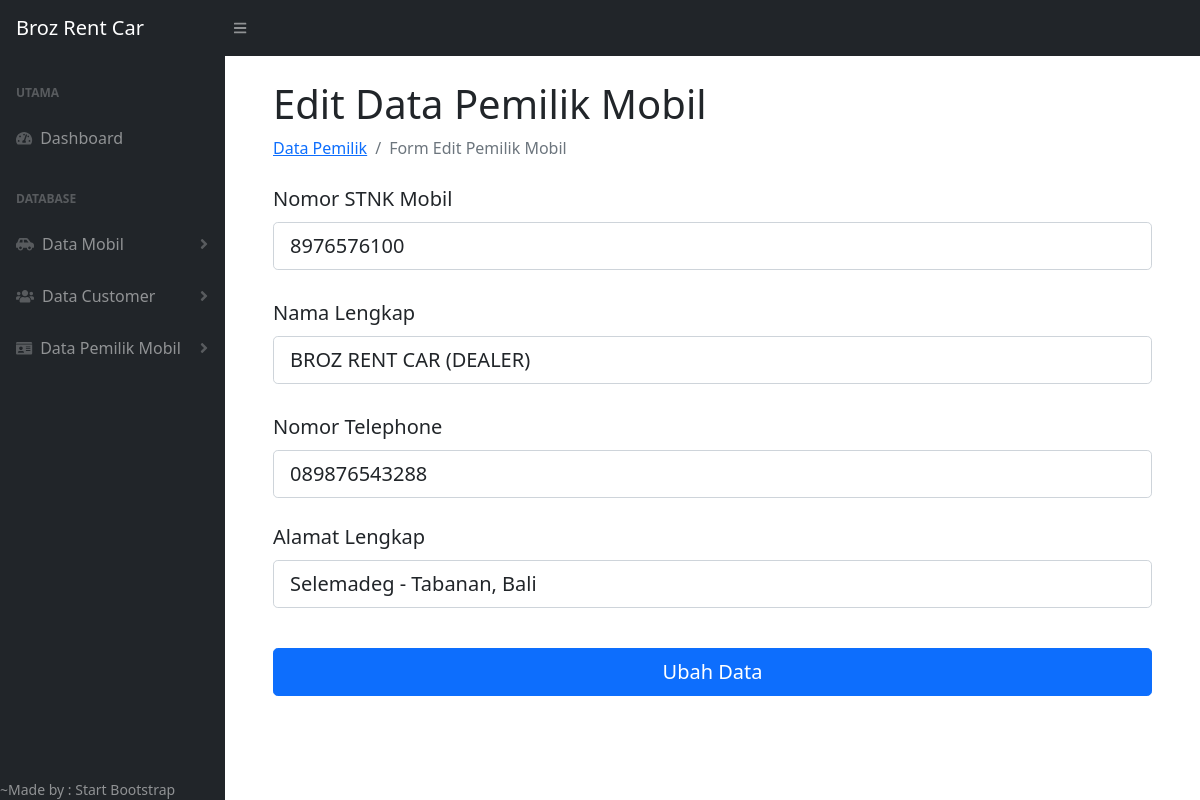
The app's page /admin/ubah_pemilik.php?id_pemilik=1 (signed in) with its own data.
### tables this page shows
CREATE TABLE `pemilikmobil` (
  `id_pemilik` int(11) NOT NULL,
  `no_stnk` varchar(10) NOT NULL,
  `nama_pemilik` varchar(100) NOT NULL,
  `no_telp` varchar(20) NOT NULL,
  `alamat` varchar(100) NOT NULL
);

### admin/functions.php (called while the page is built, shortened)
<?php
$conn = mysqli_connect("localhost", "root", "", "rentcar");
function query($query)
{
    global $conn;
    $result = mysqli_query($conn, $query);
    $rows = [];
    while ($row = mysqli_fetch_assoc($result)) {
        $rows[] = $row;
    }
    return $rows;
}

### admin/ubah_pemilik.php (the view, shortened to what this page needs)
<?php
require 'functions.php';
$id_pemilik = $_GET["id_pemilik"];
$pemilik = query("SELECT * FROM pemilikmobil WHERE id_pemilik = $id_pemilik")[0];
?>
<!DOCTYPE html>
<html lang="en">
  <head>
    <link href="https://cdn.jsdelivr.net/npm/simple-datatables@latest/dist/style.css" rel="stylesheet" />
    <link href="css/styles.css" rel="stylesheet" />
  </head>
  <body class="sb-nav-fixed">
    <nav class="sb-topnav navbar navbar-expand navbar-dark bg-dark">
      <a class="navbar-brand ps-3" href="index.php">Broz Rent Car</a>
      <button class="btn btn-link btn-sm order-1 order-lg-0 me-4 me-lg-0" id="sidebarToggle" href=""><i class="fas fa-bars"></i></button>
    </nav>
    <div id="layoutSidenav">
      <div id="layoutSidenav_nav">
        <nav class="sb-sidenav accordion sb-sidenav-dark" id="sidenavAccordion">
          <div class="sb-sidenav-menu">
            <div class="nav">
              <div class="sb-sidenav-menu-heading">Utama</div>
              <a class="nav-link" href="index.php">
                <div class="sb-nav-link-icon"><i class="fas fa-tachometer-alt"></i></div>
                Dashboard
              </a>
              <div class="sb-sidenav-menu-heading">Database</div>
              <a class="nav-link collapsed mb-1" href="" data-bs-toggle="collapse" data-bs-target="#collapseLayouts" aria-expanded="false" aria-controls="collapseLayouts">
                <div class="sb-nav-link-icon"><i class="fas fa-car-side"></i></div>
                Data Mobil
                <div class="sb-sidenav-collapse-arrow"><i class="fas fa-angle-down"></i></div>
              </a>
              <a class="nav-link collapsed mb-1" href="" data-bs-toggle="collapse" data-bs-target="#collapsePages" aria-expanded="false" aria-controls="collapsePages">
                <div class="sb-nav-link-icon"><i class="fas fa-users"></i></div>
                Data Customer
                <div class="sb-sidenav-collapse-arrow"><i class="fas fa-angle-down"></i></div>
              </a>
              <a class="nav-link collapsed mb-1" href="" data-bs-toggle="collapse" data-bs-target="#collapsePemilik" aria-expanded="false" aria-controls="collapsePemilik">
                <div class="sb-nav-link-icon"><i class="fas fa-id-card"></i></div>
                Data Pemilik Mobil
                <div class="sb-sidenav-collapse-arrow"><i class="fas fa-angle-down"></i></div>
              </a>
            </div>
          </div>
            <div>
              <div class="small">~Made by : Start Bootstrap</div>
            </div>
        </nav>
      </div>
      <div id="layoutSidenav_content">
        <main>
          <div class="container-fluid px-5">
            <h1 class="mt-4">Edit Data Pemilik Mobil</h1>
            <ol class="breadcrumb mb-4">
              <li class="breadcrumb-item"><a href="data_pemilik.php">Data Pemilik</a></li>
              <li class="breadcrumb-item active">Form Edit Pemilik Mobil</li>
            </ol>
            <form action="" method="post" class="row g-4" style="max-width: 2000px;">
              <div class=" mb-1 input-group-lg">
                <label for="no_stnk" class="form-label fs-5">Nomor STNK Mobil</label>
                <input type="text" name="no_stnk" class="form-control" id="no_stnk" placeholder="Masukan nomor stnk mobil" value="<?=$pemilik["no_stnk"];?>" required />
              </div>
              <div class=" mb-1 input-group-lg">
                <label for="nama_pemilik" class="form-label fs-5">Nama Lengkap</label>
                <input type="text" name="nama_pemilik" class="form-control" id="nama_pemilik" placeholder="Masukan nama lengkap" value="<?=$pemilik["nama_pemilik"];?>" required />
              </div>
              <div class="input-group-lg">
                <label for="no_telp" class="form-label fs-5">Nomor Telephone</label>
                <input type="text" name="no_telp" class="form-control" id="no_telp" placeholder="Masukan nomor telephone" value="<?=$pemilik["no_telp"];?>" required />
              </div>
              <div class="mb-3 input-group-lg">
                <label for="alamat" class="form-label fs-5">Alamat Lengkap</label>
                <input type="text" name="alamat" class="form-control" id="alamat" placeholder="Masukan alamat lengkap" value="<?=$pemilik["alamat"];?>" required />
              </div>
              <div class="d-grid input-group-lg mb-4">
                <button type="submit" name="update" class="btn btn-primary">Ubah Data</button>
              </div>
            </form>
          </div>
        </main>
      </div>
    </div>
  </body>
</html>

### records on screen
pemilikmobil: no_stnk "8976576100", nama_pemilik "BROZ RENT CAR (DEALER)", no_telp "089876543288", alamat "Selemadeg - Tabanan, Bali"
